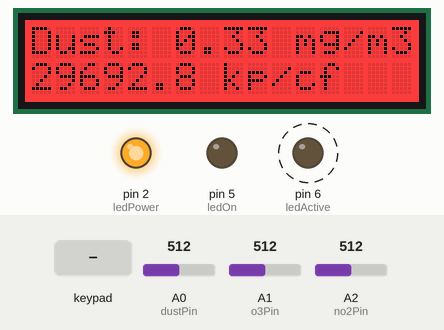
This sketch was run on a simulated Arduino Uno, built with avr-gcc and run on an emulated ATmega328P. Shown: 16×2 character LCD, output pins drawn as LEDs (lit = HIGH). Dashed ring = blinking. The inputs (shaded band) are chosen by the test bench; at power-on: A2 (no2Pin) = 512, A0 (dustPin) = 512, A1 (o3Pin) = 512. What the sketch prints to the serial monitor is not drawn.

Above: at 3.1 s.
3.2 s: key 'S' pressed
At 5.7 s:
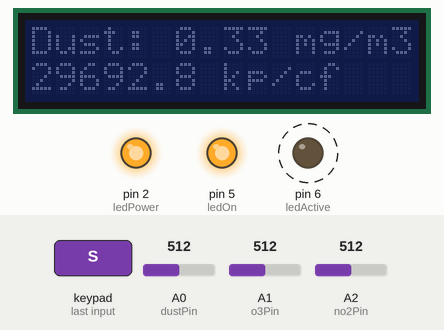
6.2 s: key 'U' pressed
At 7.3 s:
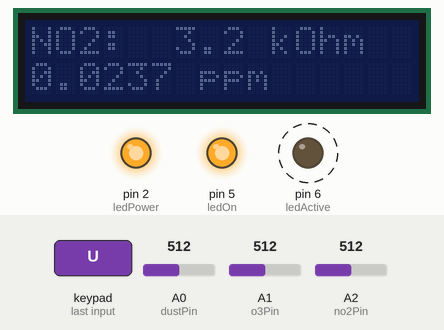
8.5 s: A2 (no2Pin) set to 666
At 9.8 s:
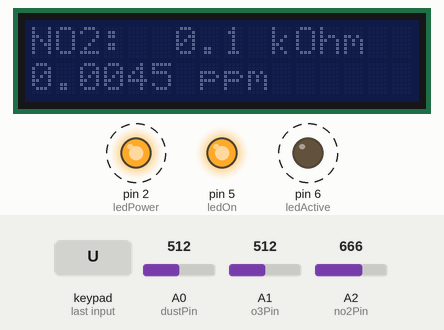
11.5 s: A2 (no2Pin) set to 685
At 14.4 s:
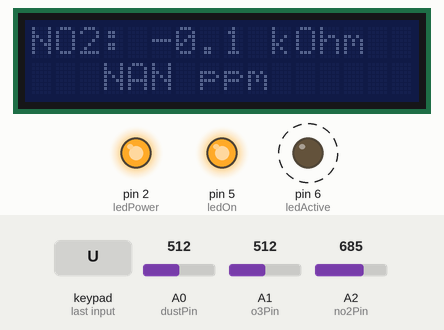
14.5 s: A2 (no2Pin) set to 0
At 17.2 s:
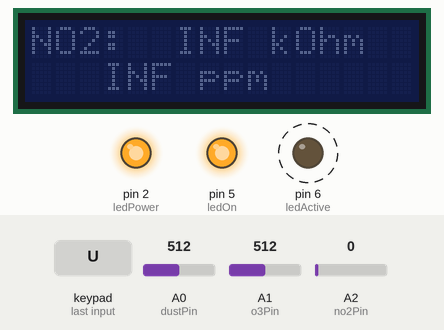
17.5 s: key 'R' pressed
At 19.3 s:
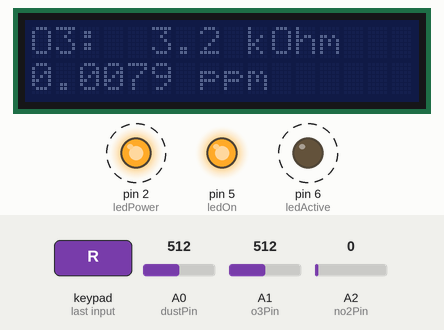
Timing chart, 0 to 21.0 s (numbered marks = the images above; inputs shaded):
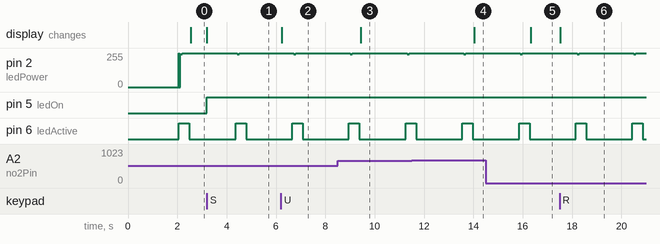

Measured:
- the behaviour switches between 675 and 676 on A2 (no2Pin) (found by bisection; images 3 and 4)
- after the input at 3.2 s, pin 5 (ledOn): LOW → HIGH at once; the display: changes at once (image 1)
- after the input at 6.2 s, the display: changes at once (image 2)
- after the input at 8.5 s, the display: changes after 0.94 s (image 3)
- after the input at 11.5 s, the display: changes after 2.5 s (image 4)
- after the input at 14.5 s, the display: changes after 1.8 s (image 5)
- after the input at 17.5 s, the display: changes at once (image 6)
- by itself, pin 2 (ledPower): alternates 255/255 for 2.2 s and 244/255 for 0.08 s

The sketch:

PortAQ.ino
```cpp
#include <Wire.h>
#include <Adafruit_MCP23017.h>
#include <Adafruit_RGBLCDShield.h>

#include <stdlib.h>
#include <math.h>

// The shield uses the I2C SCL and SDA pins. On classic Arduinos
// this is Analog 4 and 5 so you can't use those for analogRead() anymore
// However, you can connect other I2C sensors to the I2C bus and share
// the I2C bus.
Adafruit_RGBLCDShield lcd = Adafruit_RGBLCDShield();

// These #define statements make it easy to set the backlight color
#define ON 0x1
#define OFF 0x0

// Backlight state (1 = on)
int blStatus = 1;

// Status indicator LEDs, active = measuring, on = unit on, backlight off
int ledActive=6;
int ledOn=5;

// Setup for the dust sensor
int dustPin=0;
int ledPower=2;
int delayTime=280;
int delayTime2=40;
int offTime=9680;

// Setup for the gas sensors
int no2Pin=2;
int o3Pin=1;

// Menu location (0 = dust, 1 = NO2, or 2 = O3)
int displayMode = 0;

// Timer value in ms for loop/measurement control
long tStart;

// Pointers to store the sensor data
float *d, *n, *o;


/*
 Setup
*/

void setup() {
  // Setup the serial interface for reporting data to a computer
  Serial.begin(9600);

  // Setup the LEDs that we will be using
  pinMode(ledPower, OUTPUT);
  pinMode(ledActive, OUTPUT);
  pinMode(ledOn, OUTPUT);

  // Set up the LCD's number of columns and rows:
  lcd.begin(16, 2);
  lcd.setBacklight(ON);

  // Initialize the time comparizon
  tStart = millis();

  // Initalize the data arrays
  d = (float *) malloc(3*sizeof(float));
  n = (float *) malloc(3*sizeof(float));
  o = (float *) malloc(3*sizeof(float));
}


/*
 Main loop
*/

void loop() {
  char s[32];
  int update = 0;
  String line1;
  String line2;
  String response;

  // Update the sensor values every two seconds
  if( millis() - tStart > 2000 ) {
    digitalWrite(ledActive, HIGH);

    readDust(d);
    readNO2(n);
    readO3(o);

    tStart = millis();
    update = 1;

    // Report the data over serial
    //// Dust sensor reading
    response = "";
    response += "Dust, ";
    response += "Voltage: ";
    response += dtostrf(*(d + 0), 6, 4, s);
    response += ", Density: ";
    response += dtostrf(*(d + 1), 6, 4, s);
    response += ", Particles per 0.01 cubic foot: ";
    response += dtostrf(*(d + 2), 8, 0, s);
    Serial.println(response);

    //// NO2 reading
    response = "";
    response += "NO2, ";
    response += "Voltage: ";
    response += dtostrf(*(n + 0), 6, 4, s);
    response += ", Resistance: ";
    response += dtostrf(*(n + 1), 8, 0, s);
    response += ", PPM: ";
    response += dtostrf(*(n + 2), 6, 2, s);
    Serial.println(response);

    //// O3 reading
    response = "";
    response += "O3, ";
    response += "Voltage: ";
    response += dtostrf(*(o + 0), 6, 4, s);
    response += ", Resistance: ";
    response += dtostrf(*(o + 1), 8, 0, s);
    response += ", PPM: ";
    Serial.println(response);

    digitalWrite(ledActive, LOW);
  }

  // Check the button status
  uint8_t buttons = lcd.readButtons();

  if( buttons ) {
    // Backlight on/off
    if( buttons & BUTTON_SELECT ) {
      if( blStatus ) {
        lcd.setBacklight(OFF);
        digitalWrite(ledOn, HIGH);
        blStatus = 0;
      } else {
        lcd.setBacklight(ON);
        digitalWrite(ledOn, LOW);
        blStatus = 1;
      }
    }
    // Advance mode - backward
    if( buttons & BUTTON_LEFT || buttons & BUTTON_DOWN ) {
      displayMode -= 1;
      if( displayMode < 0 ) {
        displayMode = 2;
      }
      update = 1;
    }
    // Advance mode - forward
    if( buttons & BUTTON_RIGHT || buttons & BUTTON_UP) {
      displayMode += 1;
      if( displayMode > 2 ) {
        displayMode = 0;
      }
      update = 1;
    }
  }

  // Update the LCD
  if( update ) {
    line1 = "";
    line2 = "";
    if( displayMode == 0 ) {
      // Dust
      line1 += "Dust: ";
      line1 += dtostrf(*(d + 1), 4, 2, s);
      line1 += " mg/m3";
      line2 += dtostrf(*(d + 2)*100/1000.0, 5, 1, s);
      line2 += " kp/cf     ";
    } else if( displayMode == 1 ) {
      // NO2
      line1 += "NO2: ";
      line1 += dtostrf(*(n + 1)/1000, 4, 1, s);
      line1 += " kOhm  ";
      line2 += dtostrf(*(n + 2), 6, 4, s);
      line2 += " ppm      ";
    } else {
      // O3
      line1 += "O3: ";
      line1 += dtostrf(*(o + 1)/1000, 4, 1, s);
      line1 += " kOhm   ";
      line2 += dtostrf(*(o + 2), 6, 4, s);
      line2 += " ppm      ";
    }
    lcd.setCursor(0,0);
    lcd.print(line1);
    lcd.setCursor(0,1);
    lcd.print(line2);
  }

  // Sleep for a bit
  if( buttons ) {
    delay(250);
  }
}


/*
 Interface to Sharp GP2Y1010AU0F Particle Sensor
 Program by Christopher Nafis
 Written April 2012

 http://www.sparkfun.com/datasheets/Sensors/gp2y1010au_e.pdf
 http://sensorapp.net/?p=479

 Sharp pin 1 (V-LED)   => 5V (connected to 150ohm resister)
 Sharp pin 2 (LED-GND) => Arduino GND pin
 Sharp pin 3 (LED)     => Arduino pin 2
 Sharp pin 4 (S-GND)   => Arduino GND pin
 Sharp pin 5 (Vo)      => Arduino A0 pin
 Sharp pin 6 (Vcc)     => 5V
 */

void readDust(float *data) {
  int i;
  int dustVal;
  float voltage;
  float dustdensity;
  float ppmpercf;

  dustVal = 0;
  for(i=0; i<10; i++) {
    digitalWrite(ledPower, LOW); // power on the LED
    delayMicroseconds(delayTime);
    dustVal += analogRead(dustPin); // read the dust value
    delayMicroseconds(delayTime2);
    digitalWrite(ledPower, HIGH); // turn the LED off
    delayMicroseconds(offTime);
  }

  voltage = 5.0*dustVal/10.0/1024.0;
  dustdensity = 0.17*voltage-0.1;
  ppmpercf = (voltage-0.0256)*120000;
  if( ppmpercf < 0 ) {
    ppmpercf = 0;
  }
  if( dustdensity < 0 ) {
    dustdensity = 0;
  }
  if(dustdensity > 0.5 ) {
    dustdensity = 0.5;
  }

  *(data + 0) = voltage;
  *(data + 1) = dustdensity;
  *(data + 2) = ppmpercf;
}


/*
 Interface to SGX Sensortech MiCS-2710 nitrogen dioxide sensor

 Pin 1: Arduino A2 pin and GND via a 10K ohm resistor
 Pin 2: 3.3V via a 47 ohm resistor
 Pin 3: 3.3V
 Pin 4: GND
*/

void readNO2(float *data) {
  int i;
  int gasVal;
  float voltage;
  float resistance;
  float ppm;

  gasVal = 0;
  for(i=0; i<10; i++) {
    gasVal += analogRead(no2Pin); // read the NO2 value
    delayMicroseconds(offTime);
  }

  // Average ADC counts -> voltage
  voltage = 5.0*gasVal/10.0/1024.0;
  // Convert the voltage to a resistance
  resistance = (3.3/voltage - 1)*10000.0;
  // Convert the resistance to a concentration - sensor specific
  // R @ fresh air is 6710 ohm
  ppm = 0.0353*pow(resistance/6710.0, 0.540);

  *(data + 0) = voltage;
  *(data + 1) = resistance;
  *(data + 2) = ppm;
}


/*
 Interface to SGX Sensortech MiCS-2710 ozone sensor

 Pin 1: Arduino A1 pin and GND via a 10K ohm resistor
 Pin 2: 3.3V via a 33 ohm resistor
 Pin 3: 3.3V
 Pin 4: GND
*/

void readO3(float *data) {
  int i;
  int gasVal;
  float voltage;
  float resistance;
  float ppm;

  gasVal = 0;
  for(i=0; i<10; i++) {
    gasVal += analogRead(o3Pin); // read the O3 value
    delayMicroseconds(offTime);
  }

  // Average ADC counts -> voltage
  voltage = 5.0*gasVal/10.0/1024.0;
  // Convert the voltage to a resistance
  resistance = (3.3/voltage - 1)*10000.0;
  // Convert the resistance to a  - sensor specific
  // R @ 100 ppb is 75970 ohm
  ppm = 10.05*pow(resistance/75970.0, 2) + 80.5*resistance/75970.0 + 4.54;
  ppm = ppm / 1000;

  *(data + 0) = voltage;
  *(data + 1) = resistance;
  *(data + 2) = ppm;
}
```
